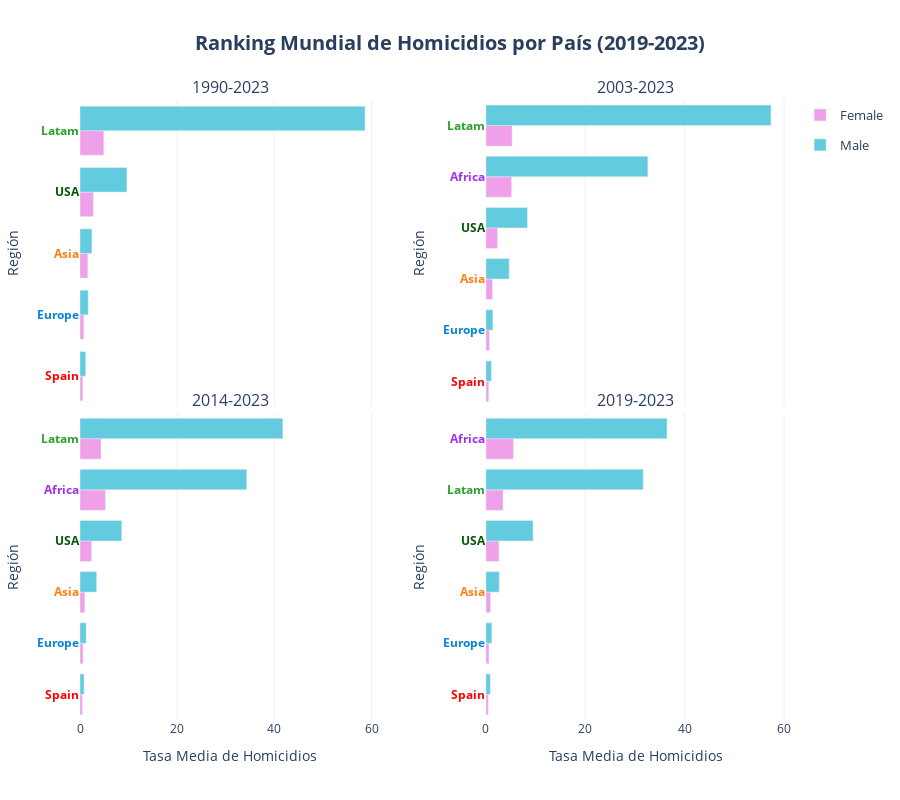

The notebook cell this image was saved under:
### Code cell
barplot(
    df = df_ranking_combined['region'], 
    x='mean_homicides_rate', 
    y='Region_2', 
    height=800,
    reverse_y_order=False,
    orientation='h', 
    color='Sex', 
    facet_col='Periodo',
    cols_wrap=2, 
    vertical_spacing = 0.01,
    #barmode='group',
    yticks_color_column='Region_2',
    yticks_color_map=COLOR_MAP['Region_2'],
    color_discrete_map=COLOR_MAP['Sex'], 
    #category_orders=CATEGORY_ORDERS,
    hover_data=HOVER_DATA['ranking_region'], 
    labels=LABELS['ranking'],
    hovertemplate=HOVER_TEMPLATES['ranking_region'],
    title=f"Ranking Mundial de Homicidios por País ({initial_year}-2023)",
    plot_save_path=os.path.join(PROJECT_PATH, 'plots', f'{initial_year}_2023_' + PLOT_FILENAME['ranking_region']), 
    show=True
    )

### Figure 1 — Plotly figure (JSON) as saved in the notebook; plotly's stock layout.template omitted (floating-point values rounded to 4 significant figures)
{"data": [{"cliponaxis": false, "hovertemplate": "<b style='font-size: 14px'>%{y}</b><br><br><b>Tasa Media de Homicidios:</b> %{x:.2f}<br><extra></extra>", "legendgroup": "Female", "marker": {"color": "#EFA0E8", "pattern": {"shape": ""}}, "name": "Female", "orientation": "h", "showlegend": true, "textangle": 0, "textfont": {"size": 12}, "textposition": "outside", "type": "bar", "x": [0.57, 0.7811, 1.6, 2.74, 4.895], "xaxis": "x", "y": ["Spain", "Europe", "Asia", "USA", "Latam"], "yaxis": "y"}, {"cliponaxis": false, "hovertemplate": "<b style='font-size: 14px'>%{y}</b><br><br><b>Tasa Media de Homicidios:</b> %{x:.2f}<br><extra></extra>", "legendgroup": "Male", "marker": {"color": "#62CBDE", "pattern": {"shape": ""}}, "name": "Male", "orientation": "h", "showlegend": true, "textangle": 0, "textfont": {"size": 12}, "textposition": "outside", "type": "bar", "x": [1.18, 1.683, 2.445, 9.65, 58.67], "xaxis": "x", "y": ["Spain", "Europe", "Asia", "USA", "Latam"], "yaxis": "y"}, {"cliponaxis": false, "hovertemplate": "<b style='font-size: 14px'>%{y}</b><br><br><b>Tasa Media de Homicidios:</b> %{x:.2f}<br><extra></extra>", "legendgroup": "Female", "marker": {"color": "#EFA0E8", "pattern": {"shape": ""}}, "name": "Female", "orientation": "h", "showlegend": false, "textangle": 0, "textfont": {"size": 12}, "textposition": "outside", "type": "bar", "x": [0.57, 0.6944, 1.322, 2.33, 5.165, 5.258], "xaxis": "x2", "y": ["Spain", "Europe", "Asia", "USA", "Africa", "Latam"], "yaxis": "y2"}, {"cliponaxis": false, "hovertemplate": "<b style='font-size: 14px'>%{y}</b><br><br><b>Tasa Media de Homicidios:</b> %{x:.2f}<br><extra></extra>", "legendgroup": "Male", "marker": {"color": "#62CBDE", "pattern": {"shape": ""}}, "name": "Male", "orientation": "h", "showlegend": false, "textangle": 0, "textfont": {"size": 12}, "textposition": "outside", "type": "bar", "x": [1.09, 1.382, 4.672, 8.36, 32.59, 57.37], "xaxis": "x2", "y": ["Spain", "Europe", "Asia", "USA", "Africa", "Latam"], "yaxis": "y2"}, {"cliponaxis": false, "hovertemplate": "<b style='font-size: 14px'>%{y}</b><br><br><b>Tasa Media de Homicidios:</b> %{x:.2f}<br><extra></extra>", "legendgroup": "Female", "marker": {"color": "#EFA0E8", "pattern": {"shape": ""}}, "name": "Female", "orientation": "h", "showlegend": false, "textangle": 0, "textfont": {"size": 12}, "textposition": "outside", "type": "bar", "x": [0.49, 0.631, 0.99, 2.38, 4.325, 5.23], "xaxis": "x3", "y": ["Spain", "Europe", "Asia", "USA", "Latam", "Africa"], "yaxis": "y3"}, {"cliponaxis": false, "hovertemplate": "<b style='font-size: 14px'>%{y}</b><br><br><b>Tasa Media de Homicidios:</b> %{x:.2f}<br><extra></extra>", "legendgroup": "Male", "marker": {"color": "#62CBDE", "pattern": {"shape": ""}}, "name": "Male", "orientation": "h", "showlegend": false, "textangle": 0, "textfont": {"size": 12}, "textposition": "outside", "type": "bar", "x": [0.84, 1.262, 3.432, 8.59, 34.32, 41.75], "xaxis": "x3", "y": ["Spain", "Europe", "Asia", "USA", "Africa", "Latam"], "yaxis": "y3"}, {"cliponaxis": false, "hovertemplate": "<b style='font-size: 14px'>%{y}</b><br><br><b>Tasa Media de Homicidios:</b> %{x:.2f}<br><extra></extra>", "legendgroup": "Female", "marker": {"color": "#EFA0E8", "pattern": {"shape": ""}}, "name": "Female", "orientation": "h", "showlegend": false, "textangle": 0, "textfont": {"size": 12}, "textposition": "outside", "type": "bar", "x": [0.47, 0.5989, 0.9167, 2.62, 3.44, 5.54], "xaxis": "x4", "y": ["Spain", "Europe", "Asia", "USA", "Latam", "Africa"], "yaxis": "y4"}, {"cliponaxis": false, "hovertemplate": "<b style='font-size: 14px'>%{y}</b><br><br><b>Tasa Media de Homicidios:</b> %{x:.2f}<br><extra></extra>", "legendgroup": "Male", "marker": {"color": "#62CBDE", "pattern": {"shape": ""}}, "name": "Male", "orientation": "h", "showlegend": false, "textangle": 0, "textfont": {"size": 12}, "textposition": "outside", "type": "bar", "x": [0.88, 1.182, 2.67, 9.48, 31.64, 36.45], "xaxis": "x4", "y": ["Spain", "Europe", "Asia", "USA", "Latam", "Africa"], "yaxis": "y4"}], "layout": {"annotations": [{"font": {"size": 16}, "showarrow": false, "text": "1990-2023", "x": 0.2125, "xanchor": "center", "xref": "paper", "y": 1, "yanchor": "bottom", "yref": "paper"}, {"font": {"size": 16}, "showarrow": false, "text": "2003-2023", "x": 0.7875, "xanchor": "center", "xref": "paper", "y": 1, "yanchor": "bottom", "yref": "paper"}, {"font": {"size": 16}, "showarrow": false, "text": "2014-2023", "x": 0.2125, "xanchor": "center", "xref": "paper", "y": 0.495, "yanchor": "bottom", "yref": "paper"}, {"font": {"size": 16}, "showarrow": false, "text": "2019-2023", "x": 0.7875, "xanchor": "center", "xref": "paper", "y": 0.495, "yanchor": "bottom", "yref": "paper"}], "height": 800, "legend": {"font": {"size": 13}, "title": {"font": {"size": 15}}}, "plot_bgcolor": "white", "title": {"font": {"size": 20}, "text": "<b>Ranking Mundial de Homicidios por País (2019-2023)</b>", "x": 0.5, "xanchor": "center"}, "xaxis": {"anchor": "y", "domain": [0, 0.425], "gridcolor": "#f0f0f0", "matches": "x3", "showgrid": true, "showticklabels": false, "tickfont": {"size": 12}, "title": {"font": {"size": 14}}}, "xaxis2": {"anchor": "y2", "domain": [0.575, 1], "gridcolor": "#f0f0f0", "matches": "x4", "showgrid": true, "showticklabels": false, "tickfont": {"size": 12}, "title": {"font": {"size": 14}}}, "xaxis3": {"anchor": "y3", "domain": [0, 0.425], "gridcolor": "#f0f0f0", "showgrid": true, "tickfont": {"size": 12}, "title": {"font": {"size": 14}, "text": "Tasa Media de Homicidios"}}, "xaxis4": {"anchor": "y4", "domain": [0.575, 1], "gridcolor": "#f0f0f0", "showgrid": true, "tickfont": {"size": 12}, "title": {"font": {"size": 14}, "text": "Tasa Media de Homicidios"}}, "yaxis": {"anchor": "x", "automargin": true, "categoryarray": ["Spain", "Europe", "Asia", "USA", "Latam"], "categoryorder": "array", "domain": [0.505, 1], "showgrid": false, "tickfont": {"size": 12}, "tickmode": "array", "ticktext": ["<span style='color:#FF0000; font-weight:bold'>Spain</span>", "<span style='color:#0883db; font-weight:bold'>Europe</span>", "<span style='color:#ff7f0e; font-weight:bold'>Asia</span>", "<span style='color:#055509; font-weight:bold'>USA</span>", "<span style='color:#2ca02c; font-weight:bold'>Latam</span>"], "tickvals": ["Spain", "Europe", "Asia", "USA", "Latam"], "title": {"font": {"size": 14}, "text": "Región"}, "type": "category"}, "yaxis2": {"anchor": "x2", "automargin": true, "categoryarray": ["Spain", "Europe", "Asia", "USA", "Africa", "Latam"], "categoryorder": "array", "domain": [0.505, 1], "showgrid": false, "tickfont": {"size": 12}, "tickmode": "array", "ticktext": ["<span style='color:#FF0000; font-weight:bold'>Spain</span>", "<span style='color:#0883db; font-weight:bold'>Europe</span>", "<span style='color:#ff7f0e; font-weight:bold'>Asia</span>", "<span style='color:#055509; font-weight:bold'>USA</span>", "<span style='color:#a02ff1; font-weight:bold'>Africa</span>", "<span style='color:#2ca02c; font-weight:bold'>Latam</span>"], "tickvals": ["Spain", "Europe", "Asia", "USA", "Africa", "Latam"], "title": {"font": {"size": 14}, "text": "Región"}, "type": "category"}, "yaxis3": {"anchor": "x3", "automargin": true, "categoryarray": ["Spain", "Europe", "Asia", "USA", "Africa", "Latam"], "categoryorder": "array", "domain": [0, 0.495], "showgrid": false, "tickfont": {"size": 12}, "tickmode": "array", "ticktext": ["<span style='color:#FF0000; font-weight:bold'>Spain</span>", "<span style='color:#0883db; font-weight:bold'>Europe</span>", "<span style='color:#ff7f0e; font-weight:bold'>Asia</span>", "<span style='color:#055509; font-weight:bold'>USA</span>", "<span style='color:#a02ff1; font-weight:bold'>Africa</span>", "<span style='color:#2ca02c; font-weight:bold'>Latam</span>"], "tickvals": ["Spain", "Europe", "Asia", "USA", "Africa", "Latam"], "title": {"font": {"size": 14}, "text": "Región"}, "type": "category"}, "yaxis4": {"anchor": "x4", "automargin": true, "categoryarray": ["Spain", "Europe", "Asia", "USA", "Latam", "Africa"], "categoryorder": "array", "domain": [0, 0.495], "showgrid": false, "tickfont": {"size": 12}, "tickmode": "array", "ticktext": ["<span style='color:#FF0000; font-weight:bold'>Spain</span>", "<span style='color:#0883db; font-weight:bold'>Europe</span>", "<span style='color:#ff7f0e; font-weight:bold'>Asia</span>", "<span style='color:#055509; font-weight:bold'>USA</span>", "<span style='color:#2ca02c; font-weight:bold'>Latam</span>", "<span style='color:#a02ff1; font-weight:bold'>Africa</span>"], "tickvals": ["Spain", "Europe", "Asia", "USA", "Latam", "Africa"], "title": {"font": {"size": 14}, "text": "Región"}, "type": "category"}}}
